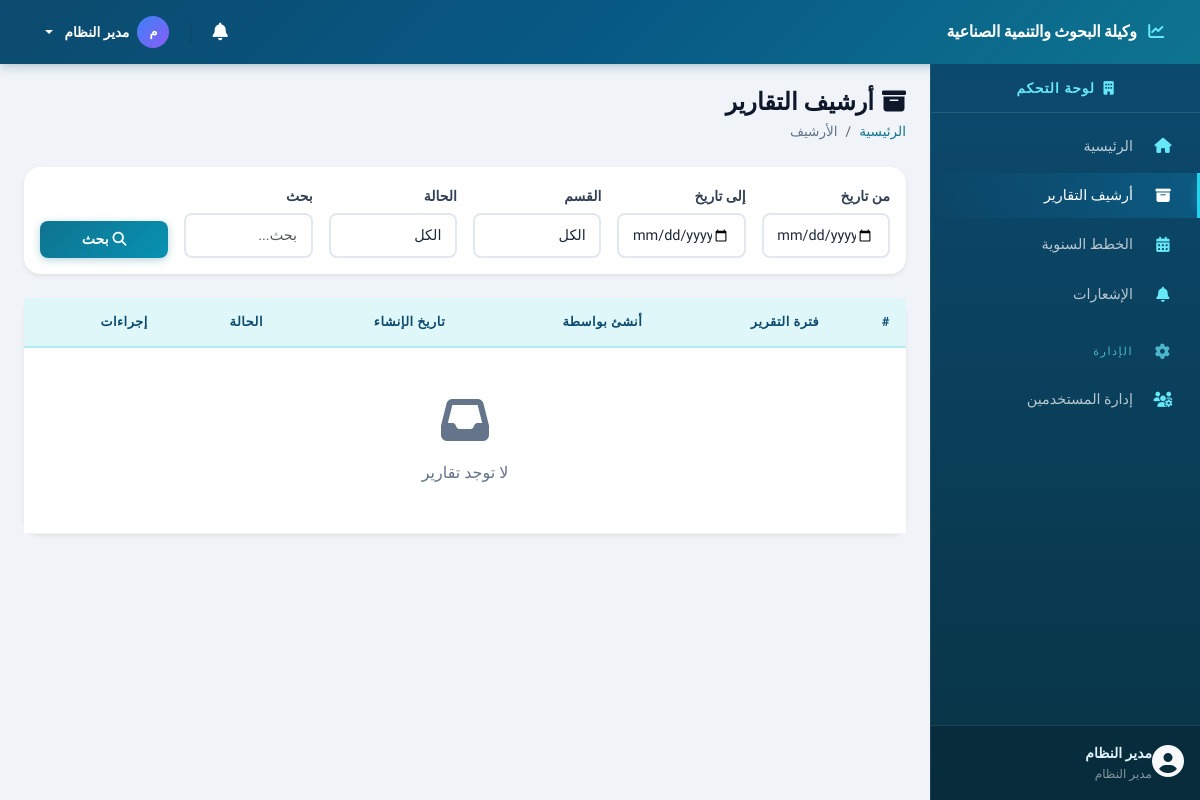
The page /pages/reports_archive.php (signed in) on the database its author committed.
### tables this page shows
CREATE TABLE IF NOT EXISTS users (
    id INT PRIMARY KEY AUTO_INCREMENT,
    name VARCHAR(100) NOT NULL,
    email VARCHAR(100) NOT NULL UNIQUE,
    password VARCHAR(255) NOT NULL,
    role ENUM('admin', 'director', 'coordinator', 'manager', 'employee') NOT NULL DEFAULT 'employee',
    department_id INT NULL,
    created_at TIMESTAMP DEFAULT CURRENT_TIMESTAMP,
    FOREIGN KEY (department_id) REFERENCES departments(id) ON DELETE SET NULL
);

### includes/functions.php (called while the page is built, shortened)
<?php
require_once __DIR__ . '/../config/database.php';
function isLoggedIn() {
    return isset($_SESSION['user_id']) && !empty($_SESSION['user_id']);
}
function isAdmin() {
    return isset($_SESSION['user_role']) && $_SESSION['user_role'] === 'admin';
}
function isDirector() {
    return isset($_SESSION['user_role']) && $_SESSION['user_role'] === 'director';
}
function isEmployee() {
    return isset($_SESSION['user_role']) && $_SESSION['user_role'] === 'employee';
}
function e($string) {
    return htmlspecialchars($string ?? '', ENT_QUOTES, 'UTF-8');
}
function db() {
    return Database::getInstance()->getConnection();
}
function dbQuery($sql, $params = []) {
    $stmt = db()->prepare($sql);
    $stmt->execute($params);
    return $stmt;
}
function dbFetchOne($sql, $params = []) {
    $stmt = dbQuery($sql, $params);
    return $stmt->fetch();
}
function getCurrentUser() {
    return dbFetchOne("SELECT u.*, d.name as department_name FROM users u LEFT JOIN departments d ON u.department_id = d.id WHERE u.id = ?", [$_SESSION['user_id']]);
}
function getRoleName($role) {
    $roles = [
        'admin' => 'مدير النظام',
        'director' => 'وكيلة الوكالة',
        'coordinator' => 'المنسق',
        'manager' => 'مدير قسم',
        'employee' => 'موظف'
    ];
    return $roles[$role] ?? $role;
}
function getCurrentPage() {
    return basename($_SERVER['PHP_SELF'], '.php');
}
function isActivePage($page) {
    return getCurrentPage() === $page ? 'active' : '';
}

### config/database.php (called while the page is built, shortened)
<?php
class Database {
    private static $instance = null;
    private $pdo;
    private function __construct() {
        try {
            $dsn = "mysql:host=" . DB_HOST . ";dbname=" . DB_NAME . ";charset=" . DB_CHARSET;
            $options = [
                PDO::ATTR_ERRMODE            => PDO::ERRMODE_EXCEPTION,
                PDO::ATTR_DEFAULT_FETCH_MODE => PDO::FETCH_ASSOC,
                PDO::ATTR_EMULATE_PREPARES   => false,
                PDO::MYSQL_ATTR_INIT_COMMAND => "SET NAMES utf8mb4 COLLATE utf8mb4_unicode_ci"
            ];
            $this->pdo = new PDO($dsn, DB_USER, DB_PASS, $options);
        } catch (PDOException $e) {
            die('خطأ في الاتصال بقاعدة البيانات: ' . $e->getMessage());
        }
    }
    public static function getInstance() {
        if (self::$instance === null) {
            self::$instance = new self();
        }
        return self::$instance;
    }
    public function getConnection() {
        return $this->pdo;
    }
}

### pages/reports_archive.php (the view, shortened to what this page needs)
<?php
require_once __DIR__ . '/../includes/header.php';
$filterFrom = $_GET['from'] ?? '';
$filterTo = $_GET['to'] ?? '';
$search = trim($_GET['search'] ?? '');
$page = max(1, (int)($_GET['page'] ?? 1));
$perPage = 10;
$where = [];
$params = [];
$whereClause = !empty($where) ? 'WHERE ' . implode(' AND ', $where) : '';
$offset = ($page - 1) * $perPage;
$sql = "SELECT DISTINCT r.*, u.name as creator_name
        FROM reports r
        JOIN users u ON r.created_by = u.id
        LEFT JOIN report_details rd ON r.id = rd.report_id
        $whereClause
        ORDER BY r.created_at DESC
        LIMIT $perPage OFFSET $offset";
$reports = dbFetchAll($sql, $params);
?>
<div class="d-flex justify-content-between align-items-center mb-4">
    <div>
        <h4 class="mb-1"><i class="fas fa-archive me-2"></i>أرشيف التقارير</h4>
        <nav aria-label="breadcrumb">
            <ol class="breadcrumb mb-0">
                <li class="breadcrumb-item"><a href="<?= SITE_URL ?>/pages/dashboard.php">الرئيسية</a></li>
                <li class="breadcrumb-item active">الأرشيف</li>
            </ol>
        </nav>
    </div>
</div>
<div class="card border-0 shadow-sm mb-4">
    <div class="card-body">
        <form method="GET" class="row g-3 align-items-end">
            <div class="col-md-2">
                <label class="form-label small">من تاريخ</label>
                <input type="date" class="form-control form-control-sm" name="from" value="<?= e($filterFrom) ?>">
            </div>
            <div class="col-md-2">
                <label class="form-label small">إلى تاريخ</label>
                <input type="date" class="form-control form-control-sm" name="to" value="<?= e($filterTo) ?>">
            </div>
            <div class="col-md-2">
                <label class="form-label small">القسم</label>
                <select class="form-select form-select-sm" name="department">
                    <option value="">الكل</option>
                </select>
            </div>
            <?php if (!isDirector()): ?>
            <div class="col-md-2">
                <label class="form-label small">الحالة</label>
                <select class="form-select form-select-sm" name="status">
                    <option value="">الكل</option>
                </select>
            </div>
            <?php endif; ?>
            <div class="col-md-2">
                <label class="form-label small">بحث</label>
                <input type="text" class="form-control form-control-sm" name="search" value="<?= e($search) ?>" placeholder="بحث...">
            </div>
            <div class="col-md-2">
                <button type="submit" class="btn btn-primary btn-sm w-100">
                    <i class="fas fa-search me-1"></i>بحث
                </button>
            </div>
        </form>
    </div>
</div>
<div class="card border-0 shadow-sm">
    <div class="card-body p-0">
        <div class="table-responsive">
            <table class="table table-hover align-middle mb-0">
                <thead class="table-light">
                    <tr>
                        <th>#</th>
                        <th>فترة التقرير</th>
                        <th>أنشئ بواسطة</th>
                        <th>تاريخ الإنشاء</th>
                        <th>الحالة</th>
                        <th>إجراءات</th>
                    </tr>
                </thead>
                <tbody>
                    <?php if (empty($reports)): ?>
                    <tr>
                        <td colspan="6" class="text-center text-muted py-5">
                            <i class="fas fa-inbox fa-3x mb-3 d-block"></i>
                            لا توجد تقارير
                        </td>
                    </tr>
                    <?php endif; ?>
                </tbody>
            </table>
        </div>
    </div>
</div>
<?php
require_once __DIR__ . '/../includes/footer.php';
?>

### includes/header.php (shortened to what this page needs)
<?php
require_once __DIR__ . '/functions.php';
$currentUser = getCurrentUser();
?>
<!DOCTYPE html>
<html lang="ar" dir="rtl">
<head>
    <link rel="stylesheet" href="https://cdn.jsdelivr.net/npm/bootstrap@5.3.0/dist/css/bootstrap.rtl.min.css">
    <link rel="stylesheet" href="https://cdnjs.cloudflare.com/ajax/libs/font-awesome/6.4.0/css/all.min.css">
    <link rel="stylesheet" href="https://cdn.jsdelivr.net/npm/sweetalert2@11/dist/sweetalert2.min.css">
    <link rel="stylesheet" href="<?= SITE_URL ?>/assets/css/style.css">
</head>
<body>
    <nav class="navbar navbar-expand-lg navbar-dark bg-primary fixed-top">
        <div class="container-fluid">
            <a class="navbar-brand" href="<?= SITE_URL ?>/pages/dashboard.php">
                <i class="fas fa-chart-line me-2"></i>
                <span class="d-none d-sm-inline"><?= e(SITE_NAME) ?></span>
            </a>
            <div class="d-flex align-items-center ms-auto gap-1">
                <div class="dropdown">
                    <button class="btn btn-link text-white position-relative px-2" data-bs-toggle="dropdown" aria-expanded="false" style="font-size: 1.1rem;">
                        <i class="fas fa-bell"></i>
                    </button>
                </div>
                <div class="dropdown">
                    <button class="btn btn-link text-white dropdown-toggle text-decoration-none d-flex align-items-center gap-2 px-2" data-bs-toggle="dropdown">
                        <div class="d-flex align-items-center justify-content-center rounded-circle" style="width:32px; height:32px; background: linear-gradient(135deg, #3b82f6, #8b5cf6); font-size: 0.8rem;">
                            <?= mb_substr($currentUser['name'] ?? '', 0, 1) ?>
                        </div>
                        <span class="d-none d-md-inline" style="font-size: 0.85rem;"><?= e($currentUser['name'] ?? '') ?></span>
                    </button>
                </div>
            </div>
        </div>
    </nav>
    <div class="d-flex" id="wrapper">
        <?php include __DIR__ . '/sidebar.php'; ?>
        <div class="flex-grow-1" id="page-content">
            <div class="container-fluid p-4">

### includes/sidebar.php (shortened to what this page needs)
<div class="sidebar bg-dark text-white" id="sidebar">
    <div class="sidebar-header text-center py-3 border-bottom border-secondary">
        <h6 class="mb-0">
            <i class="fas fa-building me-1"></i>
            لوحة التحكم
        </h6>
    </div>
    <nav class="sidebar-nav">
        <ul class="nav flex-column py-2">
            <li class="nav-item">
                <a class="nav-link <?= isActivePage('dashboard') ?>" href="<?= SITE_URL ?>/pages/dashboard.php">
                    <i class="fas fa-home me-2"></i>
                    <span>الرئيسية</span>
                </a>
            </li>
            <li class="nav-item">
                <a class="nav-link <?= isActivePage('reports_archive') ?>" href="<?= SITE_URL ?>/pages/reports_archive.php">
                    <i class="fas fa-archive me-2"></i>
                    <span>أرشيف التقارير</span>
                </a>
            </li>
            <?php if (!isEmployee()): ?>
            <li class="nav-item">
                <a class="nav-link <?= isActivePage('upload_annual_plan') ?>" href="<?= SITE_URL ?>/pages/upload_annual_plan.php">
                    <i class="fas fa-calendar-alt me-2"></i>
                    <span>الخطط السنوية</span>
                </a>
            </li>
            <?php endif; ?>
            <li class="nav-item">
                <a class="nav-link <?= isActivePage('notifications') ?>" href="<?= SITE_URL ?>/pages/notifications.php">
                    <i class="fas fa-bell me-2"></i>
                    <span>الإشعارات</span>
                </a>
            </li>
            <?php if (isAdmin()): ?>
            <li class="nav-item mt-2 mb-1">
                <span class="nav-link text-muted small text-uppercase">
                    <i class="fas fa-cog me-2"></i>الإدارة
                </span>
            </li>
            <li class="nav-item">
                <a class="nav-link <?= isActivePage('users_management') ?>" href="<?= SITE_URL ?>/pages/users_management.php">
                    <i class="fas fa-users-cog me-2"></i>
                    <span>إدارة المستخدمين</span>
                </a>
            </li>
            <?php endif; ?>
        </ul>
    </nav>
    <div class="sidebar-footer border-top border-secondary p-3 mt-auto">
        <div class="d-flex align-items-center">
            <div class="flex-shrink-0">
                <i class="fas fa-user-circle fa-2x text-light"></i>
            </div>
            <div class="flex-grow-1 me-2 overflow-hidden">
                <div class="fw-bold small text-truncate"><?= e($currentUser['name'] ?? '') ?></div>
                <div class="text-muted smaller"><?= getRoleName($currentUser['role'] ?? '') ?></div>
            </div>
        </div>
    </div>
</div>

### rows shown on the page
users: name "م", name "مدير النظام", role "مدير النظام"

### other values the page prints
SITE_NAME "وكيلة البحوث والتنمية الصناعية"
